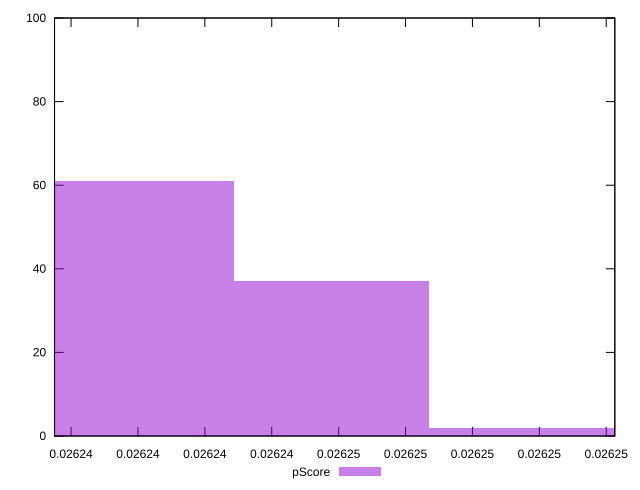

Write gnuplot code to recreate this figure.
reset

$pScore <<EOF
0.02625162959129356 2
0.02624579589582883 37
0.0262399622003641 61
EOF

set key outside below
set boxwidth 0.000005833695464731903
set xrange [0.026237505915906567:0.02625425726737174]
set yrange [0:100]
set trange [0:100]
set style fill transparent solid 0.5 noborder
set terminal svg size 640, 490 enhanced background rgb 'white'
set output "report_00014_2021-02-09T15:56:05.503Z/uses-long-cache-ttl/samples/pages+cached/pScore/histogram.svg"

plot $pScore title "pScore" with boxes

reset
